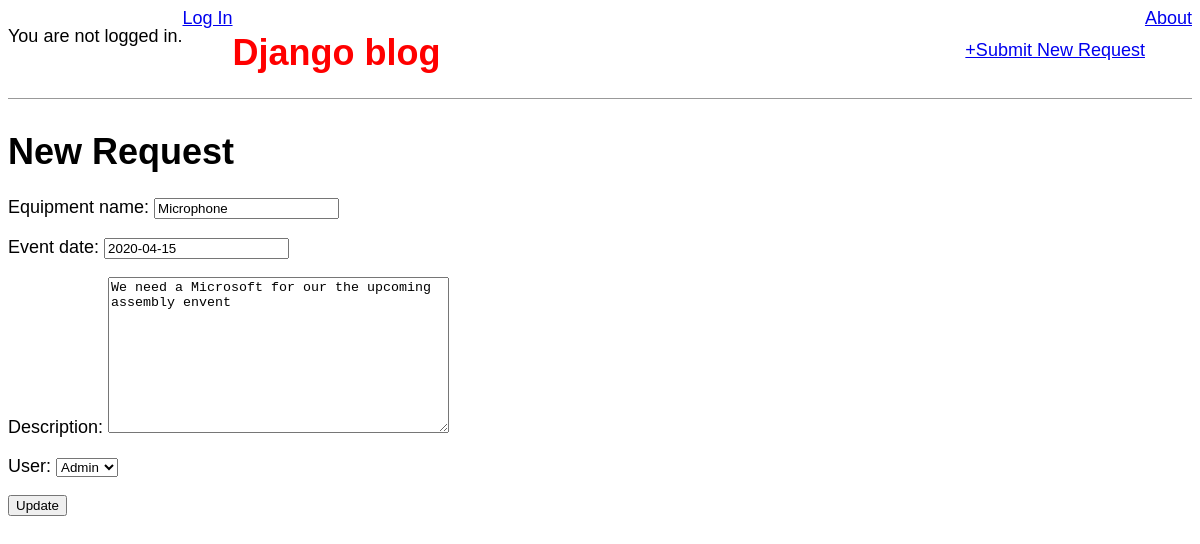
The page /index/request/4/edit/ on the database its author committed.
### tickets/models.py (models this page shows, shortened)
class Request(models.Model):
    equipment_name=models.CharField(max_length=60)
    event_date=models.DateField()
    description=models.TextField()
    user=models.ForeignKey(get_user_model(), on_delete=models.CASCADE)

### tickets/views.py (the view)
# urls.py: path('request/<int:pk>/edit/', RequestUpdateView.as_view(), name='edit_request'),
class RequestUpdateView(UpdateView):
    model = Request
    template_name = 'edit_request.html'
    fields = '__all__'

### templates/edit_request.html
{% extends 'base.html' %}
{% block content %}
<h1>New Request</h1>
<form action="" method="post">{% csrf_token %}
    {{ form.as_p }}
    <input type="submit" value="Update" />
</form>
{% endblock content %}

### static/css/base.css (style rules this page uses)
body { font-family: 'Source Sans Pro', sans-serif; font-size:18px; }

### rows shown on the page
Request: equipment_name "Microphone", event_date "2020-04-15", description "We need a Microsoft for our the upcoming assembly envent", user "Admin"
